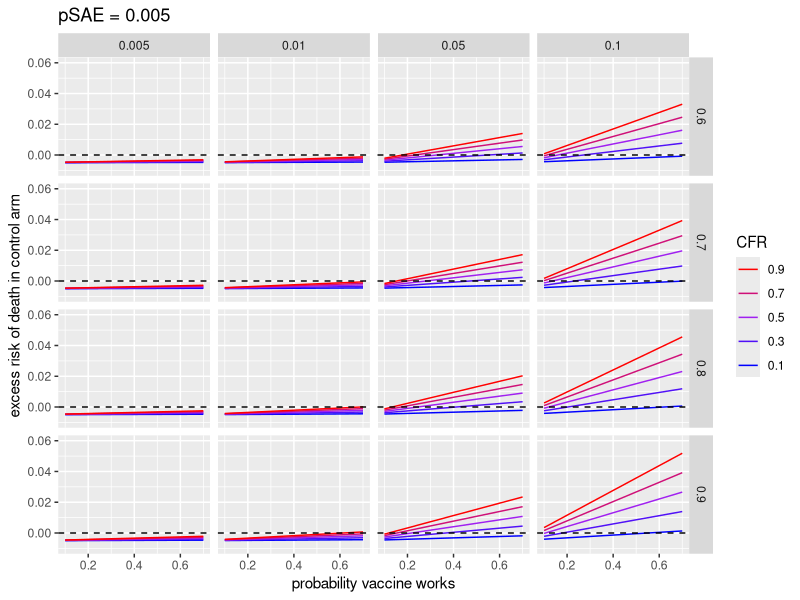
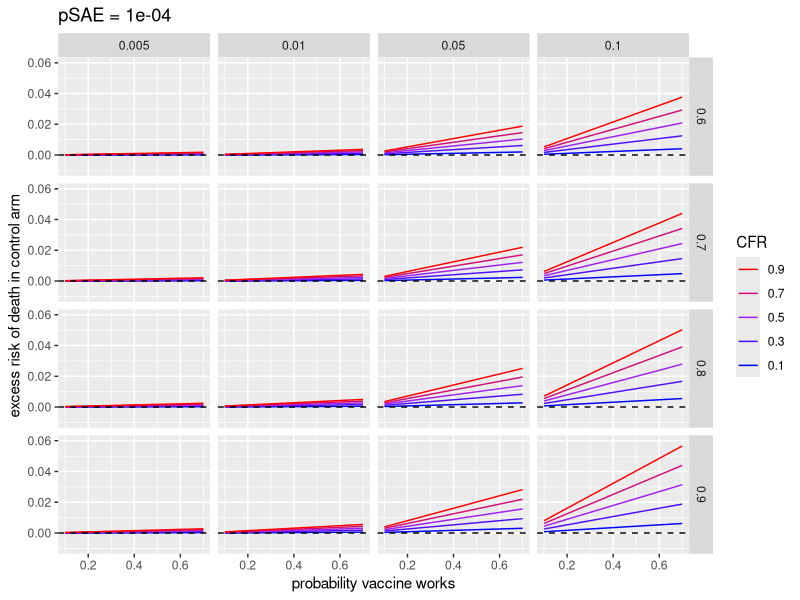
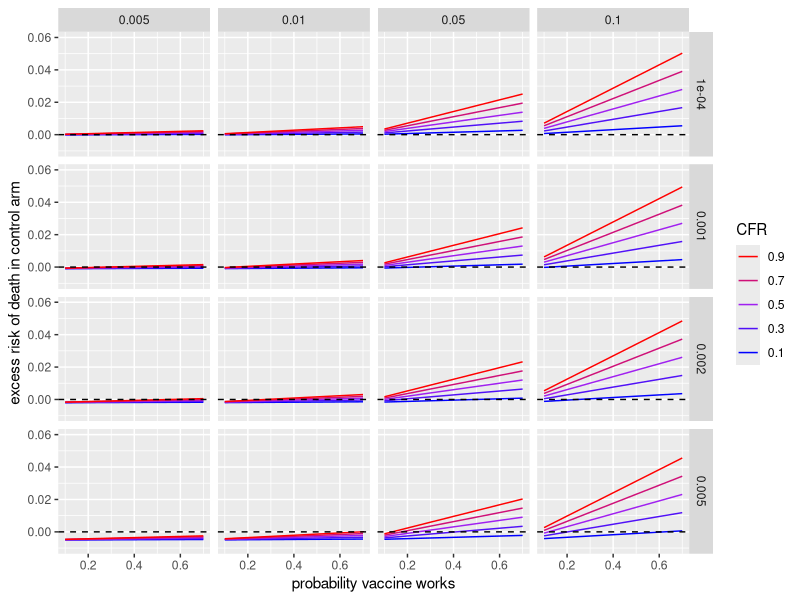
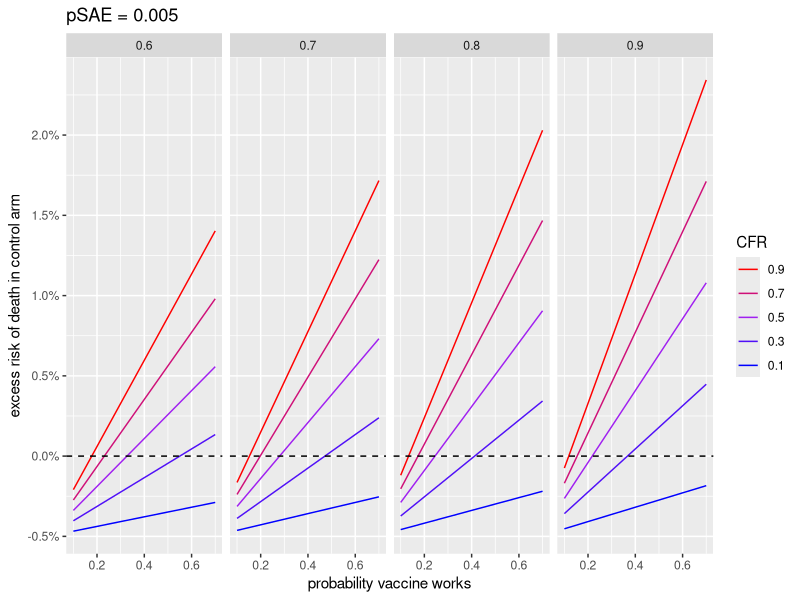

Recreate these plots in R, in order.

####################################################################################################
## Analytical equipoise functions

require(data.table); require(ggplot2); require(scales)
eqd <- as.data.table(expand.grid(infRisk = c(.005, .01, .05, .1)
                               , probVaccWorks = seq(.1, .7, by = .1)
                               , efficacy = seq(.6, .9, by = .1)
                               , probSAE = 1/c(200,500,1000,10^4,10^5)
                               , cfr = c(.1,.3,.5,.7,.9)))#seq(0, 1, by = .1)))

eqd[, vaccCFR := probSAE + (1-probSAE) * (probVaccWorks * (infRisk * (1-efficacy) * cfr) + (1-probVaccWorks) * infRisk * cfr)]
eqd[, contCFR := infRisk * cfr]
eqd[, excessCFR := contCFR - vaccCFR]
eqd <- eqd[rev(order(cfr))]

eqd[infRisk==.05 & probVaccWorks==.5 & efficacy==.8 & cfr== .7]

cols <- colorRampPalette(c('blue','purple','red'))(length(unique(eqd$cfr)))

pdf('~/Desktop/eq.pdf', w =6.5, h = 4)
for(ps in c(1/200, 10^-4)) { 
    tmp <- eqd[probSAE==ps]
    p <- ggplot(tmp) + facet_grid(efficacy~infRisk) + scale_color_manual(values=cols) + # palette='RdBu') + 
        geom_line(aes(probVaccWorks, excessCFR, col = factor(cfr), group=cfr))  + 
            geom_hline(yintercept=0, linetype = 2, col = 'black') + guides(col = guide_legend(rev=T, title='CFR') ) +
                ylab('excess risk of death in control arm') + xlab('probability vaccine works')  + 
                    ggtitle(paste0('pSAE = ',ps)) + ylim(-.01, .06)
    print(p)
}
graphics.off()

pdf('~/Desktop/eq2.pdf', w =6.5, h = 4)
tmp <- eqd[efficacy==.8 & probSAE>10^-5]
p <- ggplot(tmp) + facet_grid(probSAE~infRisk) + scale_color_manual(values=cols) + # palette='RdBu') + 
    geom_line(aes(probVaccWorks, excessCFR, col = factor(cfr), group=cfr))  + 
        geom_hline(yintercept=0, linetype = 2, col = 'black') + guides(col = guide_legend(rev=T, title='CFR') ) +
            ylab('excess risk of death in control arm') + xlab('probability vaccine works')  + 
                ylim(-.01, .06) + scale_x_continuous(breaks=seq(0,1,b=.2))
print(p)
graphics.off()

ps <- 1/200
tmp <- eqd[probSAE==ps & infRisk==.05]
p <- ggplot(tmp) + facet_grid(~efficacy) + scale_color_manual(values=cols) + # palette='RdBu') + 
    geom_line(aes(probVaccWorks, excessCFR, col = factor(cfr), group=cfr))  + 
        geom_hline(yintercept=0, linetype = 2, col = 'black') + guides(col = guide_legend(rev=T, title='CFR')) +
            ylab('excess risk of death in control arm') + xlab('probability vaccine works')  + 
                ggtitle(paste0('pSAE = ',ps)) + scale_y_continuous(labels=percent)#, limits=c(-.01,.06))
print(p)
